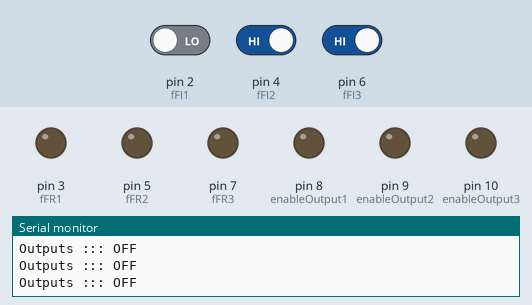
The sketch below on a simulated Arduino Uno, built with avr-gcc and run on an emulated ATmega328P. Shown: output pins drawn as LEDs (lit = HIGH), the last lines printed to the serial monitor. The test bench sets the inputs (shaded band); at power-on: pin 4 (fFI2) HIGH, pin 2 (fFI1) LOW, pin 6 (fFI3) HIGH.

Above: at 2.8 s.
2.9 s: pin 4 (fFI2) driven LOW
At 3.6 s:
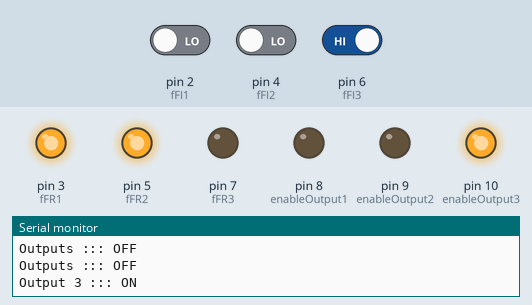
4.5 s: pin 2 (fFI1) driven HIGH
At 6.2 s:
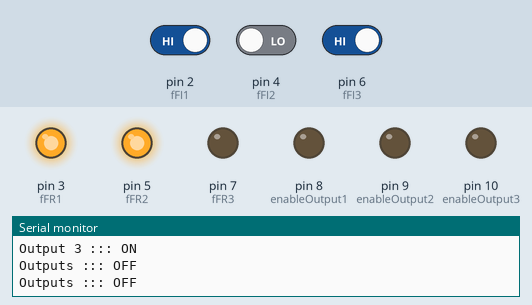
6.5 s: pin 6 (fFI3) driven LOW
At 7.9 s:
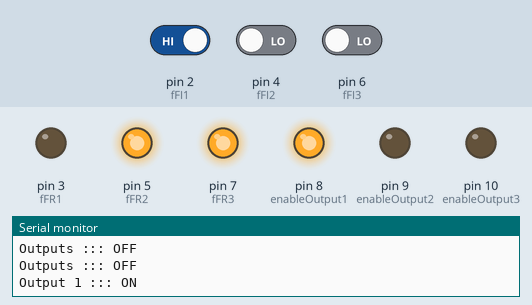
8.5 s: pin 2 (fFI1) driven LOW
At 9.4 s:
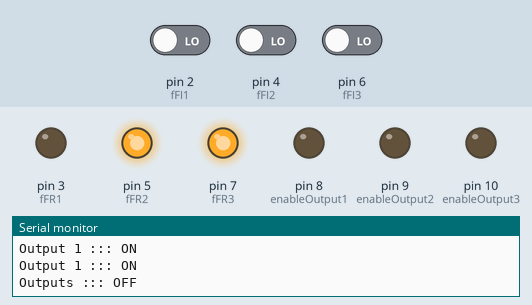
10.5 s: pin 4 (fFI2) driven HIGH
At 12.2 s:
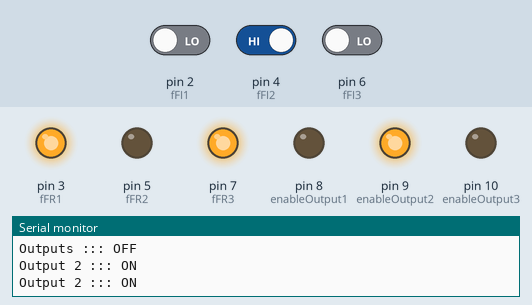
12.5 s: pin 6 (fFI3) driven HIGH
At 13.7 s:
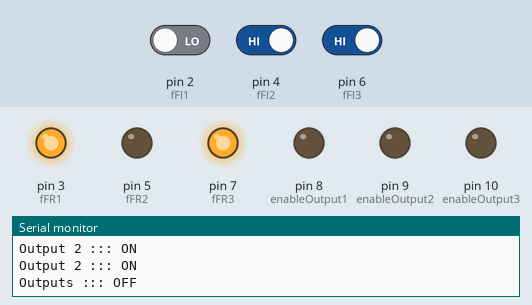
Timing chart, 0 to 15.5 s (numbered marks = the images above; inputs shaded):
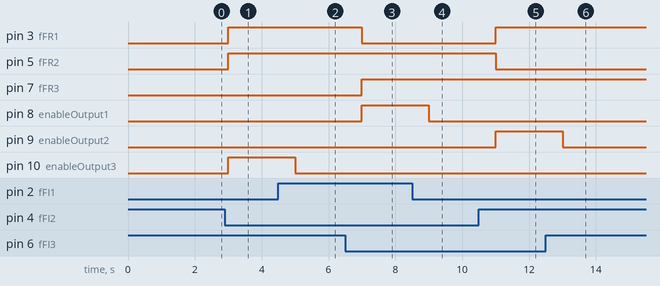

The sketch:

shield.ino
```cpp
const int fFI1 = 2;
const int fFR1 = 3;
const int fFI2 = 4;
const int fFR2 = 5;
const int fFI3 = 6;
const int fFR3 = 7;
const int enableOutput1 = 8;
const int enableOutput2 = 9;
const int enableOutput3 = 10;

void setup(){
    Serial.begin(115200);
    pinMode(fFI1, INPUT);
    pinMode(fFR1, OUTPUT);
    pinMode(enableOutput1, OUTPUT);
    pinMode(fFI2, INPUT);
    pinMode(fFR2, OUTPUT);
    pinMode(enableOutput2, OUTPUT);
    pinMode(fFI3, INPUT);
    pinMode(fFR3, OUTPUT);
    pinMode(enableOutput3, OUTPUT);
}

void loop(){
    const int fFI1Read = digitalRead(fFI1);
    const int fFI2Read = digitalRead(fFI2);
    const int fFI3Read = digitalRead(fFI3);

    if(fFI1Read == 1 && fFI2Read == 0 && fFI3Read == 0){
        Serial.println("Output 1 ::: ON");
        digitalWrite(enableOutput1, HIGH);
        digitalWrite(enableOutput2, LOW);
        digitalWrite(enableOutput3, LOW);
        digitalWrite(fFR1, LOW);
        digitalWrite(fFR2, HIGH);
        digitalWrite(fFR3, HIGH);
        delay(1000);
    } else if(fFI1Read == 0 && fFI2Read == 1 && fFI3Read == 0){
        Serial.println("Output 2 ::: ON");
        digitalWrite(enableOutput1, LOW);
        digitalWrite(enableOutput2, HIGH);
        digitalWrite(enableOutput3, LOW);
        digitalWrite(fFR1, HIGH);
        digitalWrite(fFR2, LOW);
        digitalWrite(fFR3, HIGH);
        delay(1000);

    } else if(fFI1Read == 0 && fFI2Read == 0 && fFI3Read == 1){
        Serial.println("Output 3 ::: ON");
        digitalWrite(enableOutput1, LOW);
        digitalWrite(enableOutput2, LOW);
        digitalWrite(enableOutput3, HIGH);
        digitalWrite(fFR1, HIGH);
        digitalWrite(fFR2, HIGH);
        digitalWrite(fFR3, LOW);
        delay(1000);

    } else {
        Serial.println("Outputs ::: OFF");
        digitalWrite(enableOutput1, LOW);
        digitalWrite(enableOutput2, LOW);
        digitalWrite(enableOutput3, LOW);
        delay(1000);

    }
}
```

Measured:
- after the input at 2.9 s, pin 3 (fFR1), pin 5 (fFR2), pin 10 (enableOutput3): LOW → HIGH after 0.10 s
- after the input at 4.5 s, pin 10 (enableOutput3): HIGH → LOW after 0.50 s
- after the input at 6.5 s, pin 3 (fFR1): HIGH → LOW after 0.50 s; pin 7 (fFR3), pin 8 (enableOutput1): LOW → HIGH after 0.50 s
- after the input at 8.5 s, pin 8 (enableOutput1): HIGH → LOW after 0.50 s
- after the input at 10.5 s, pin 3 (fFR1), pin 9 (enableOutput2): LOW → HIGH after 0.50 s; pin 5 (fFR2): HIGH → LOW after 0.50 s
- after the input at 12.5 s, pin 9 (enableOutput2): HIGH → LOW after 0.50 s
